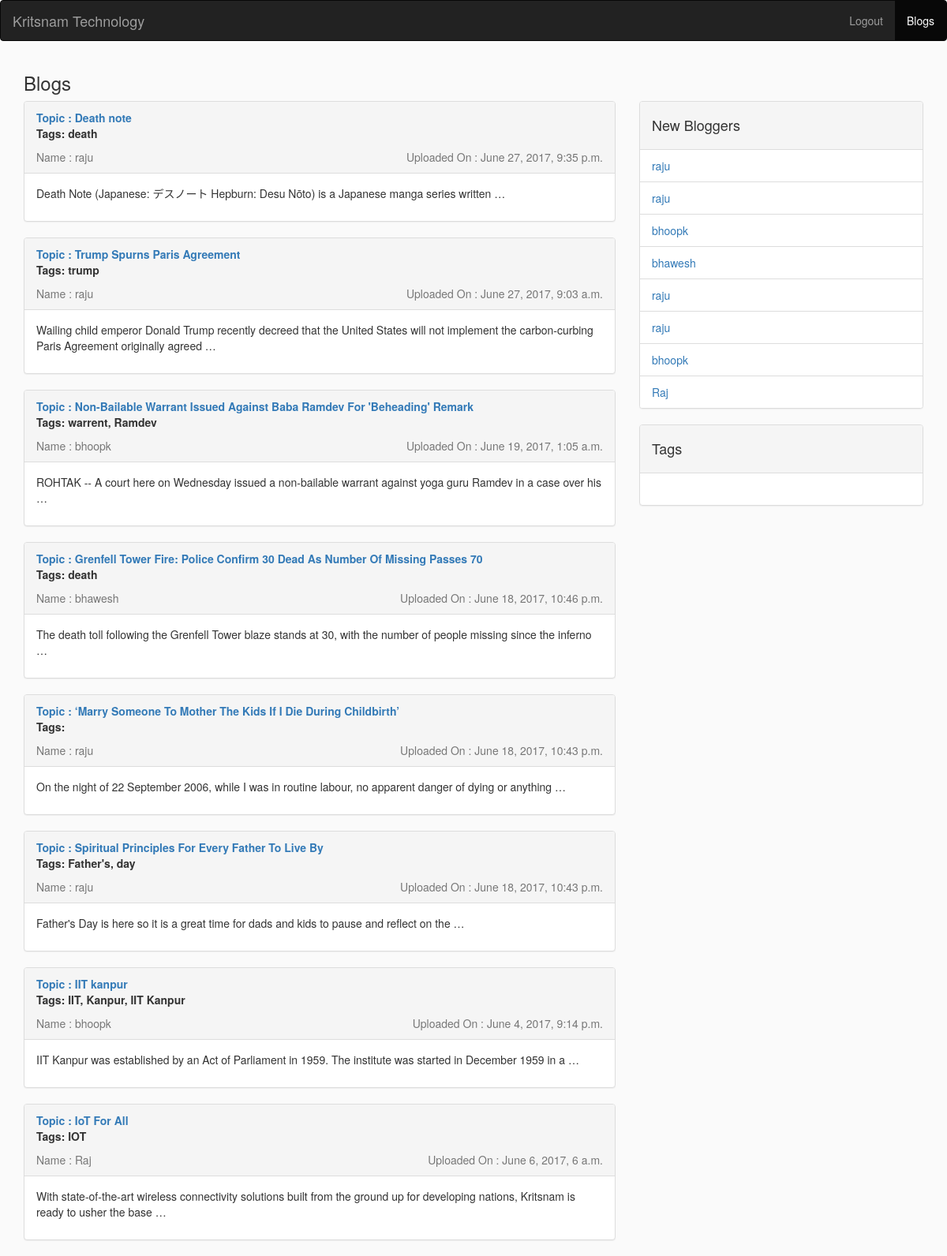
The app's page /blogs/ with its own data.
### blogs/models.py (models this page shows, shortened)
class Blogs(models.Model):
	name = models.CharField(max_length=20)
	topic = models.CharField(max_length=100)
	content = models.TextField()
	uploadtime = models.DateTimeField(default="nothing")
	tags = TaggableManager()

### blogs/views.py (the view)
# urls.py: url(r'^blogs/$',views.blogs,name='blogs'),
def blogs(request):
		all_blogs = Blogs.objects.all().order_by('-pk');
		return render(request,'blogs/blogs.html',{'blogs':all_blogs})

### blogs/templates/blogs/blogs.html (shortened to what this page needs)
{% load staticfiles %}
{% load markdown_deux_tags %}
{% load taggit_templatetags2_tags %}
<link rel="stylesheet" href="https://maxcdn.bootstrapcdn.com/bootstrap/3.3.7/css/bootstrap.min.css">
<link rel="stylesheet" type="text/css" href="{% static 'blogs/stylesheet/style.css' %}">
<nav class="navbar navbar-inverse">
  <div class="container-fluid">
    <div class="navbar-header">
      <a class="navbar-brand" href="/">Kritsnam Technology</a>
    </div>
    <ul class="nav navbar-nav navbar-right">
      <li class=""><a href="/logout">Logout</a></li>
      <li class="active"><a href="">Blogs</a></li>
    </ul>
  </div>
</nav>
<div class="container">
    <div class="row">
        <div class="col-sm-12">
        <h3>Blogs</h3>
        </div>
    </div>
    <div class="row">
        <div class="col-sm-12 col-md-8">
        {% for blog in blogs %}
            <div class="panel panel-default">
                <div class="panel-heading">
                    <strong><a href="/blogs/{{blog.topic}}">Topic : {{blog.topic}}</a></strong><br>
                    <strong><p class="tags">Tags: {{ blog.tags.all|join:", " }}</p></strong>
                    <span class="text-muted">Name : {{blog.name}}</</span>
                    <span style="float: right;" class="text-muted">Uploaded On : {{blog.uploadtime}}</</span>
                </div>
                <div class="panel-body">
                    {{ blog.content| markdown |truncatewords:20 }}
                </div>
            </div>
        {% endfor %}
        </div>
        <div class="col-md-4 col-sm-12">
            <div class="panel panel-default">
                <div class="panel-heading">
                    <h4>New Bloggers</h4>
                </div>
                <ul class="list-group">
                {% for blogger in blogs %}
                    <li class="list-group-item"><a href="/bloggers/{{blogger.name}}">{{blogger.name}}</a></li>
                 {% endfor %}
                </ul>
            </div>
           <div class="panel panel-default">
                <div class="panel-heading">
                    <h4>Tags</h4>
                </div>
                <div class="panel-body">
                </div>
            </div>
        </div>
    </div>
</div>

### records on screen
Blogs: topic "Death note", tags.all "death", name "raju", uploadtime "June 27, 2017, 9:35 p.m.", content "Death Note (Japanese: デスノート Hepburn: Desu Nōto) is a Japanese manga series written …"
Blogs: topic "Trump Spurns Paris Agreement", tags.all "trump", name "raju", uploadtime "June 27, 2017, 9:03 a.m.", content "Wailing child emperor Donald Trump recently decreed that the United States will not implement the carbon-curbing Paris Agreement originally agreed …"
Blogs: topic "Non-Bailable Warrant Issued Against Baba Ramdev For 'Beheading' Remark", tags.all "warrent, Ramdev", name "bhoopk", uploadtime "June 19, 2017, 1:05 a.m.", content "ROHTAK -- A court here on Wednesday issued a non-bailable warrant against yoga guru Ramdev in a case over his …"
Blogs: topic "Grenfell Tower Fire: Police Confirm 30 Dead As Number Of Missing Passes 70", tags.all "death", name "bhawesh", uploadtime "June 18, 2017, 10:46 p.m.", content "The death toll following the Grenfell Tower blaze stands at 30, with the number of people missing since the inferno …"
Blogs: topic "‘Marry Someone To Mother The Kids If I Die During Childbirth’", name "raju", uploadtime "June 18, 2017, 10:43 p.m.", content "On the night of 22 September 2006, while I was in routine labour, no apparent danger of dying or anything …"
Blogs: topic "Spiritual Principles For Every Father To Live By", tags.all "Father's, day", name "raju", uploadtime "June 18, 2017, 10:43 p.m.", content "Father's Day is here so it is a great time for dads and kids to pause and reflect on the …"
Blogs: topic "IIT kanpur", tags.all "IIT, Kanpur, IIT Kanpur", name "bhoopk", uploadtime "June 4, 2017, 9:14 p.m.", content "IIT Kanpur was established by an Act of Parliament in 1959. The institute was started in December 1959 in a …"
Blogs: topic "IoT For All", tags.all "IOT", name "Raj", uploadtime "June 6, 2017, 6 a.m.", content "With state-of-the-art wireless connectivity solutions built from the ground up for developing nations, Kritsnam is ready to usher the base …"
